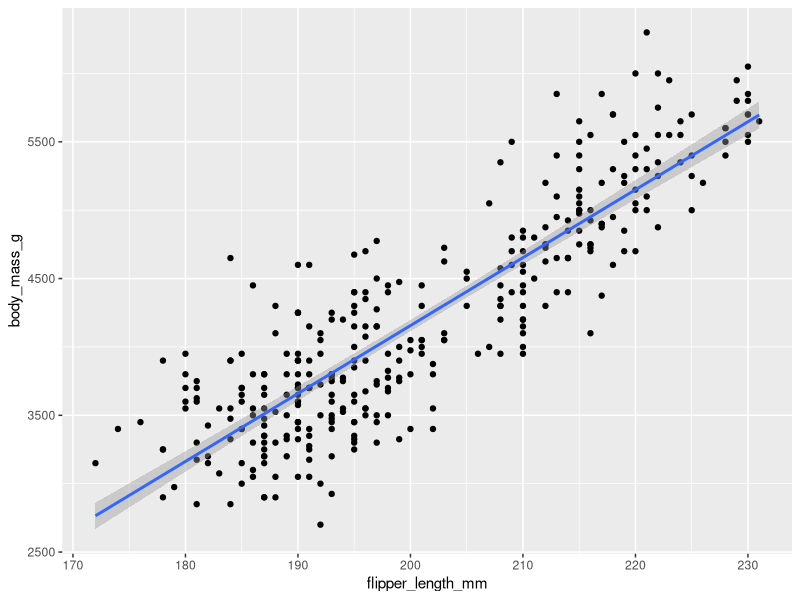

Reproduce this figure in R.
## ---- chunk 1
# Addition
6 + 3
## ---- chunk 2
# Subtraction
6 - 3
## ---- chunk 3
# Multiplication
6 * 3
## ---- chunk 4
# Division
6 / 3
## ---- chunk 5
# Exponentiation
3 ^ 20
## ---- chunk 6
# Bigger exponentiation
3 ^ 1000
## ---- chunk 7
x <- 7
x
y <- 3
x + y
## ---- chunk 8
library(palmerpenguins)
data(penguins)
lm(body_mass_g ~ flipper_length_mm, data = penguins)
## ---- chunk 9
library(ggplot2)
ggplot(penguins, aes(x = flipper_length_mm, y = body_mass_g)) + 
  geom_point() + geom_smooth(method = "lm")
